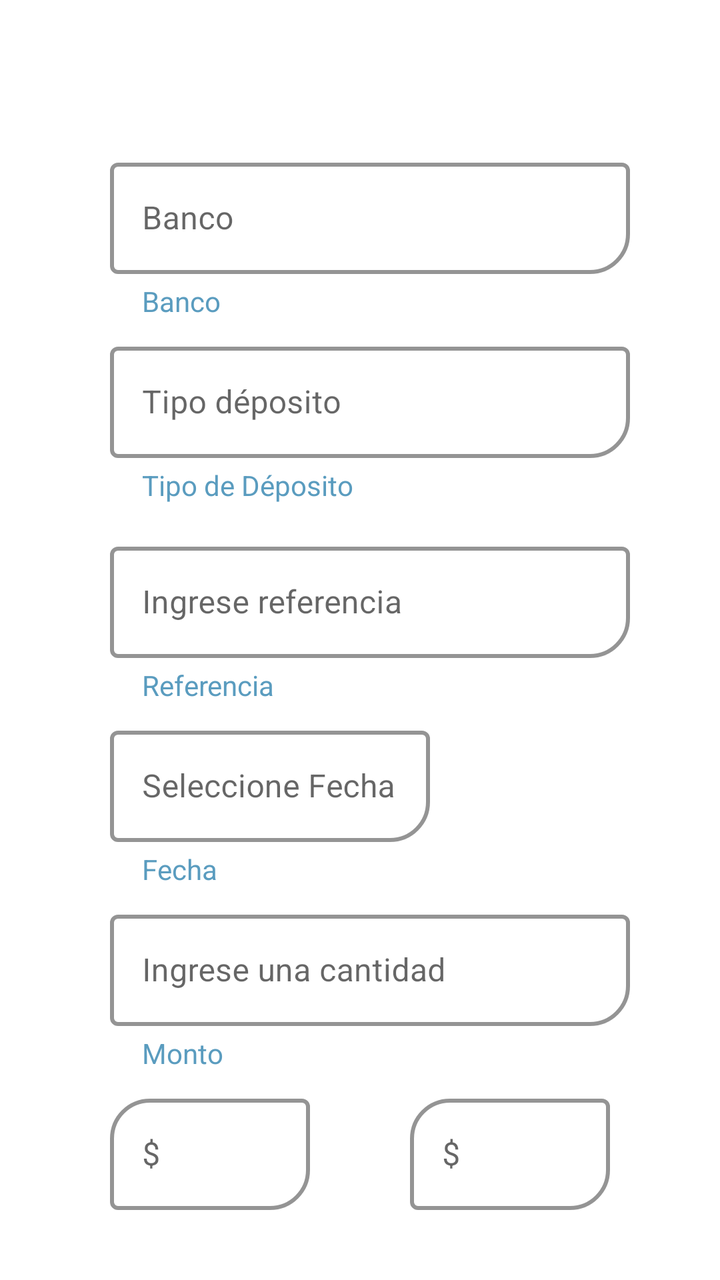
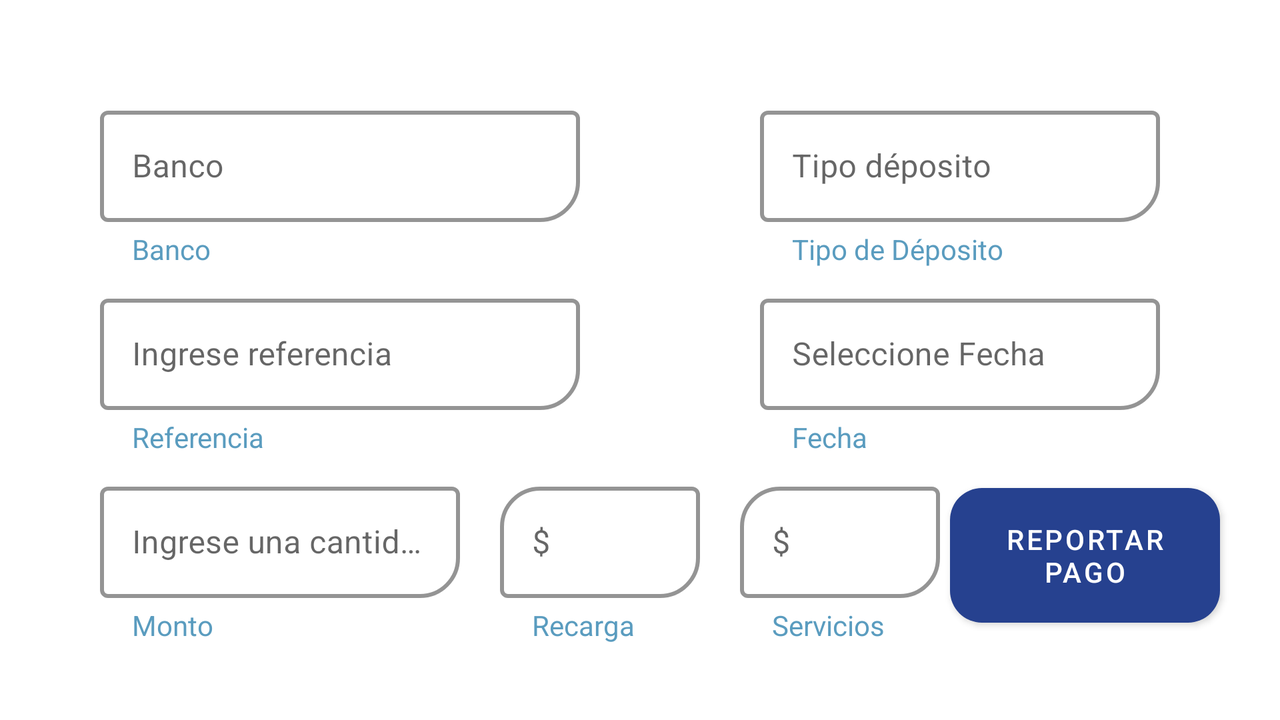

Two renders of one Android screen. The first uses the default layout on a phone; the second uses the alternative layout the repository ships for a different screen configuration, on a matching device. The two XML files are below.
<!-- AndroidManifest.xml: application theme Theme.AppXtreme -->
<!-- res/layout/fragment_reportar_pago.xml -->
<?xml version="1.0" encoding="utf-8"?>
<FrameLayout xmlns:android="http://schemas.android.com/apk/res/android"
    xmlns:app="http://schemas.android.com/apk/res-auto"
    xmlns:tools="http://schemas.android.com/tools"
    android:layout_width="match_parent"
    android:layout_height="match_parent"
    android:paddingTop="40dp"
    android:paddingBottom="10dp"
    tools:context=".main.reportarpago.ui.XTReportarPagoFragment">

    <LinearLayout
        android:layout_width="match_parent"
        android:layout_height="wrap_content"
        android:layout_marginLeft="45dp"
        android:layout_marginTop="20dp"
        android:layout_marginRight="45dp"
        android:layout_marginBottom="20dp"
        android:orientation="vertical">

        <com.google.android.material.textfield.TextInputLayout
            android:id="@+id/tiBanco"
            style="@style/Widget.MaterialComponents.TextInputLayout.OutlinedBox"
            android:layout_width="match_parent"
            android:layout_height="wrap_content"
            android:layout_marginStart="10dp"
            android:layout_marginLeft="16dp"
            android:layout_marginTop="16dp"
            android:layout_marginRight="16dp"
            android:hint="Banco"
            app:boxCornerRadiusBottomEnd="20dp"
            app:boxStrokeColor="@color/xtreme_3"
            app:boxStrokeWidth="2dp"
            app:helperText="Banco"
            app:helperTextEnabled="true"
            app:helperTextTextAppearance="@style/Widget.MaterialComponents.Button.TextButton"
            app:helperTextTextColor="@color/letters_2"
            app:hintTextColor="@color/design_default_color_on_primary">

            <EditText
                android:id="@+id/etBanco"
                android:layout_width="match_parent"
                android:layout_height="wrap_content"
                android:focusable="false"
                />
        </com.google.android.material.textfield.TextInputLayout>

        <com.google.android.material.textfield.TextInputLayout
            android:id="@+id/tiDeposito"
            style="@style/Widget.MaterialComponents.TextInputLayout.OutlinedBox"
            android:layout_width="match_parent"
            android:layout_height="wrap_content"
            android:layout_marginStart="10dp"
            android:layout_marginLeft="16dp"
            android:layout_marginTop="8dp"
            android:layout_marginRight="16dp"
            android:hint="Tipo déposito"
            app:boxCornerRadiusBottomEnd="20dp"
            app:boxStrokeColor="@color/xtreme_3"
            app:boxStrokeWidth="2dp"
            app:helperText="Tipo de Déposito"
            app:helperTextEnabled="true"
            app:helperTextTextAppearance="@style/Widget.MaterialComponents.Button.TextButton"
            app:helperTextTextColor="@color/letters_2"
            app:hintTextColor="@color/design_default_color_on_primary">

            <EditText
                android:id="@+id/etDeposito"
                android:layout_width="match_parent"
                android:layout_height="wrap_content"
                android:focusable="false"
                />
        </com.google.android.material.textfield.TextInputLayout>

        <com.google.android.material.textfield.TextInputLayout
            android:id="@+id/tiRef"
            style="@style/Widget.MaterialComponents.TextInputLayout.OutlinedBox"
            android:layout_width="match_parent"
            android:layout_height="wrap_content"
            android:layout_marginStart="10dp"
            android:layout_marginLeft="16dp"
            android:layout_marginTop="16dp"
            android:layout_marginRight="16dp"
            android:hint="Ingrese referencia"
            app:boxCornerRadiusBottomEnd="20dp"
            app:boxStrokeColor="@color/xtreme_3"
            app:boxStrokeWidth="2dp"
            app:helperText="Referencia"
            app:helperTextEnabled="true"
            app:helperTextTextAppearance="@style/Widget.MaterialComponents.Button.TextButton"
            app:helperTextTextColor="@color/letters_2"
            app:hintTextColor="@color/design_default_color_on_primary">

            <EditText
                android:id="@+id/etRef"
                android:layout_width="match_parent"
                android:layout_height="wrap_content" />

        </com.google.android.material.textfield.TextInputLayout>

        <com.google.android.material.textfield.TextInputLayout
            android:id="@+id/tiFecha"
            style="@style/Widget.MaterialComponents.TextInputLayout.OutlinedBox"
            android:layout_width="160dp"
            android:layout_height="wrap_content"
            android:layout_marginStart="10dp"
            android:layout_marginLeft="16dp"
            android:layout_marginTop="8dp"
            android:layout_marginRight="16dp"
            android:hint="Seleccione Fecha"
            app:boxCornerRadiusBottomEnd="20dp"
            app:boxStrokeColor="@color/xtreme_3"
            app:boxStrokeWidth="2dp"
            app:helperText="Fecha"
            app:helperTextEnabled="true"
            app:helperTextTextAppearance="@style/Widget.MaterialComponents.Button.TextButton"
            app:helperTextTextColor="@color/letters_2"
            app:hintTextColor="@color/design_default_color_on_primary">

            <EditText
                android:id="@+id/etFecha"
                android:layout_width="match_parent"
                android:layout_height="wrap_content"
                android:focusable="false" />
        </com.google.android.material.textfield.TextInputLayout>

        <com.google.android.material.textfield.TextInputLayout
            android:id="@+id/tiMonto"
            style="@style/Widget.MaterialComponents.TextInputLayout.OutlinedBox"
            android:layout_width="match_parent"
            android:layout_height="wrap_content"
            android:layout_marginStart="10dp"
            android:layout_marginLeft="16dp"
            android:layout_marginTop="8dp"
            android:layout_marginRight="16dp"
            android:hint="Ingrese una cantidad"
            app:boxCornerRadiusBottomEnd="20dp"
            app:boxStrokeColor="@color/xtreme_3"
            app:boxStrokeWidth="2dp"
            app:helperText="Monto"
            app:helperTextEnabled="true"
            app:helperTextTextAppearance="@style/Widget.MaterialComponents.Button.TextButton"
            app:helperTextTextColor="@color/letters_2"
            app:prefixText="$"
            app:hintTextColor="@color/design_default_color_on_primary">

            <EditText
                android:id="@+id/etMonto"
                android:layout_width="match_parent"
                android:layout_height="wrap_content"
                android:inputType="number" />
        </com.google.android.material.textfield.TextInputLayout>

        <LinearLayout
            android:layout_width="match_parent"
            android:layout_height="wrap_content"
            android:orientation="horizontal">

            <com.google.android.material.textfield.TextInputLayout
                android:id="@+id/tiRecarga"
                style="@style/Widget.MaterialComponents.TextInputLayout.OutlinedBox"
                android:layout_width="100dp"
                android:layout_height="wrap_content"
                android:layout_marginStart="10dp"
                android:layout_marginLeft="16dp"
                android:layout_marginTop="8dp"
                android:layout_marginRight="16dp"
                android:hint="$"
                app:boxCornerRadiusBottomEnd="20dp"
                app:boxCornerRadiusTopStart="20dp"
                app:boxStrokeColor="@color/xtreme_3"
                app:boxStrokeWidth="2dp"
                app:helperText="Recarga"
                app:helperTextEnabled="true"
                app:helperTextTextAppearance="@style/Widget.MaterialComponents.Button.TextButton"
                app:helperTextTextColor="@color/letters_2"
                app:hintTextColor="@color/design_default_color_on_primary"
                app:prefixText="$"
                >

                <EditText
                    android:id="@+id/etRecarga"
                    android:layout_width="match_parent"
                    android:layout_height="wrap_content"
                    android:inputType="number" />
            </com.google.android.material.textfield.TextInputLayout>

            <com.google.android.material.textfield.TextInputLayout
                android:id="@+id/tiServicios"
                style="@style/Widget.MaterialComponents.TextInputLayout.OutlinedBox"
                android:layout_width="100dp"
                android:layout_height="wrap_content"
                android:layout_marginStart="50dp"
                android:layout_marginLeft="16dp"
                android:layout_marginTop="8dp"
                android:layout_marginRight="16dp"
                android:hint="$"
                app:boxCornerRadiusBottomEnd="20dp"
                app:boxCornerRadiusTopStart="20dp"
                app:boxStrokeColor="@color/xtreme_3"
                app:boxStrokeWidth="2dp"
                app:helperText="Servicios"
                app:helperTextEnabled="true"
                app:helperTextTextAppearance="@style/Widget.MaterialComponents.Button.TextButton"
                app:helperTextTextColor="@color/letters_2"
                app:hintTextColor="@color/design_default_color_on_primary"
                app:prefixText="$"
                >

                <EditText
                    android:id="@+id/etServicios"
                    android:layout_width="match_parent"
                    android:layout_height="wrap_content"
                    android:inputType="number" />
            </com.google.android.material.textfield.TextInputLayout>

        </LinearLayout>

        <com.google.android.material.button.MaterialButton
            android:id="@+id/btnReportar"
            android:layout_width="300dp"
            android:layout_height="wrap_content"
            android:layout_gravity="center"
            android:layout_marginTop="20dp"
            android:layout_marginHorizontal="16dp"
            android:layout_marginVertical="16dp"
            android:gravity="center"
            android:paddingVertical="16dp"
            android:visibility="visible"
            android:text="@string/btn_pago"
            android:textColor="@android:color/white"
            app:cornerRadius="16dp"
            app:layout_constraintTop_toBottomOf="@id/etServicios"
            app:layout_constraintStart_toStartOf="parent"
            app:layout_constraintEnd_toEndOf="parent"
            app:layout_constraintBottom_toBottomOf="parent" />
    </LinearLayout>

</FrameLayout>
<!-- resources referenced by this layout -->
<resources>
  <color name="letters_2">#5a9cbf</color>
  <color name="xtreme_3">#26418f</color>
  <string name="btn_pago">Reportar Pago</string>
  <style name="Theme.AppXtreme" parent="Theme.MaterialComponents.DayNight.NoActionBar">
          
          <item name="colorPrimary">@color/xtreme_3</item>
          <item name="colorPrimaryVariant">@color/xtreme_2</item>
          <item name="colorOnPrimary">@color/white</item>
          <item name="colorControlHighlight">@color/xtreme_2_1</item>
          
          <item name="colorSecondary">@color/teal_200</item>
          <item name="colorSecondaryVariant">@color/teal_700</item>
          <item name="colorOnSecondary">@color/black</item>
          
          <item name="android:statusBarColor" tools:targetApi="l">?attr/colorPrimaryVariant</item>
          
          <item name="bottomNavigationStyle">@style/Widget.App.BottomNavigationView</item>
          <item name="android:datePickerDialogTheme">@style/AppTheme.DatePickerDialog</item>
  
      </style>
  <color name="xtreme_2">#8e99f3</color>
  <color name="white">#FFFFFFFF</color>
  <color name="xtreme_2_1">#5a9cbf</color>
  <color name="teal_200">#FF03DAC5</color>
  <color name="teal_700">#FF018786</color>
  <color name="black">#FF000000</color>
  <style name="Widget.App.BottomNavigationView" parent="Widget.MaterialComponents.BottomNavigationView.Colored">
          <item name="materialThemeOverlay">@style/ThemeOverlay.App.BottomNavigationView</item>
      </style>
  <style name="AppTheme.DatePickerDialog" parent="Theme.MaterialComponents.Light.Dialog">
          <item name="android:colorAccent">@color/xtreme_2</item>
          <item name="android:colorControlActivated">@color/xtreme_2_2</item>
          <item name="android:buttonBarPositiveButtonStyle">@style/AppTheme.Alert.Button.Positive</item>
          <item name="android:buttonBarNegativeButtonStyle">@style/AppTheme.Alert.Button.Negative</item>
          <item name="android:buttonBarNeutralButtonStyle">@style/AppTheme.Alert.Button.Neutral</item>
      </style>
  <style name="ThemeOverlay.App.BottomNavigationView" parent="">
          <item name="colorPrimary">@color/xtreme_2</item>
          <item name="colorOnPrimary">@color/xtreme_3</item>
      </style>
  <color name="xtreme_2_2">#8dcdf2</color>
  <style name="AppTheme.Alert.Button.Positive" parent="Widget.MaterialComponents.Button.TextButton">
          <item name="android:textColor">@color/xtreme_2</item>
      </style>
  <style name="AppTheme.Alert.Button.Negative" parent="Widget.MaterialComponents.Button.TextButton">
          <item name="android:textColor">@color/xtreme_2</item>
      </style>
  <style name="AppTheme.Alert.Button.Neutral" parent="Widget.MaterialComponents.Button.TextButton">
          <item name="android:textColor">@color/xtreme_2</item>
      </style>
</resources>
<!-- res/layout-sw320dp-land/fragment_reportar_pago.xml (the repository's variant of the layout above) -->
<!-- drawn on the phone turned sideways -->
<?xml version="1.0" encoding="utf-8"?>
<androidx.constraintlayout.widget.ConstraintLayout xmlns:android="http://schemas.android.com/apk/res/android"
    xmlns:app="http://schemas.android.com/apk/res-auto"
    xmlns:tools="http://schemas.android.com/tools"
    android:layout_width="match_parent"
    android:layout_height="match_parent"
    android:paddingTop="10dp"
    android:paddingBottom="20dp">

    <RelativeLayout
        android:layout_width="match_parent"
        android:layout_height="match_parent"
        android:layout_marginStart="10dp"
        android:layout_marginTop="10dp"
        android:layout_marginEnd="20dp"
        android:layout_marginBottom="15dp"
        android:orientation="horizontal"
        app:layout_constraintBottom_toBottomOf="parent"
        app:layout_constraintEnd_toEndOf="parent"
        app:layout_constraintStart_toStartOf="parent"
        app:layout_constraintTop_toTopOf="parent">
        
        <com.google.android.material.textfield.TextInputLayout
            android:id="@+id/tiBanco"
            style="@style/Widget.MaterialComponents.TextInputLayout.OutlinedBox"
            android:layout_width="240dp"
            android:layout_height="wrap_content"
            android:layout_alignParentStart="true"
            android:layout_alignParentTop="true"
            android:layout_marginStart="40dp"
            android:layout_marginTop="30dp"
            android:hint="Banco"
            app:boxCornerRadiusBottomEnd="20dp"
            app:boxStrokeColor="@color/xtreme_3"
            app:boxStrokeWidth="2dp"
            app:helperText="Banco"
            app:helperTextEnabled="true"
            app:helperTextTextAppearance="@style/Widget.MaterialComponents.Button.TextButton"
            app:helperTextTextColor="@color/letters_2"
            app:hintTextColor="@color/design_default_color_on_primary"
            app:layout_constraintStart_toStartOf="parent"
            app:layout_constraintTop_toTopOf="parent">

            <EditText
                android:id="@+id/etBanco"
                android:layout_width="match_parent"
                android:layout_height="match_parent"
                android:focusable="false" />
        </com.google.android.material.textfield.TextInputLayout>
        
        <com.google.android.material.textfield.TextInputLayout
            android:id="@+id/tiDeposito"
            style="@style/Widget.MaterialComponents.TextInputLayout.OutlinedBox"
            android:layout_width="240dp"
            android:layout_height="wrap_content"
            android:layout_alignParentTop="true"
            android:layout_alignParentEnd="true"
            android:layout_marginStart="90dp"
            android:layout_marginTop="30dp"
            android:layout_marginEnd="40dp"
            android:layout_toEndOf="@+id/tiBanco"
            android:hint="Tipo déposito"
            app:boxCornerRadiusBottomEnd="20dp"
            app:boxStrokeColor="@color/xtreme_3"
            app:boxStrokeWidth="2dp"
            app:helperText="Tipo de Déposito"
            app:helperTextEnabled="true"
            app:helperTextTextAppearance="@style/Widget.MaterialComponents.Button.TextButton"
            app:helperTextTextColor="@color/letters_2"
            app:hintTextColor="@color/design_default_color_on_primary"
            app:layout_constraintEnd_toEndOf="parent"
            app:layout_constraintTop_toTopOf="parent">

            <EditText
                android:id="@+id/etDeposito"
                android:layout_width="match_parent"
                android:layout_height="match_parent"
                android:focusable="false" />
        </com.google.android.material.textfield.TextInputLayout>
        
        <com.google.android.material.textfield.TextInputLayout
            android:id="@+id/tiRef"
            style="@style/Widget.MaterialComponents.TextInputLayout.OutlinedBox"
            android:layout_width="240dp"
            android:layout_height="wrap_content"
            android:layout_below="@+id/tiBanco"
            android:layout_alignParentStart="true"
            android:layout_marginStart="40dp"
            android:layout_marginTop="10dp"
            android:hint="Ingrese referencia"
            app:boxCornerRadiusBottomEnd="20dp"
            app:boxStrokeColor="@color/xtreme_3"
            app:boxStrokeWidth="2dp"
            app:helperText="Referencia"
            app:helperTextEnabled="true"
            app:helperTextTextAppearance="@style/Widget.MaterialComponents.Button.TextButton"
            app:helperTextTextColor="@color/letters_2"
            app:hintTextColor="@color/design_default_color_on_primary">

            <EditText
                android:id="@+id/etRef"
                android:layout_width="match_parent"
                android:layout_height="wrap_content" />
        </com.google.android.material.textfield.TextInputLayout>

        
        <com.google.android.material.textfield.TextInputLayout
            android:id="@+id/tiFecha"
            style="@style/Widget.MaterialComponents.TextInputLayout.OutlinedBox"
            android:layout_width="240dp"
            android:layout_height="wrap_content"
            android:layout_below="@+id/tiDeposito"
            android:layout_alignParentEnd="true"
            android:layout_marginStart="90dp"
            android:layout_marginTop="10dp"
            android:layout_marginEnd="40dp"
            android:layout_toEndOf="@+id/tiRef"
            android:hint="Seleccione Fecha"
            app:boxCornerRadiusBottomEnd="20dp"
            app:boxStrokeColor="@color/xtreme_3"
            app:boxStrokeWidth="2dp"
            app:helperText="Fecha"
            app:helperTextEnabled="true"
            app:helperTextTextAppearance="@style/Widget.MaterialComponents.Button.TextButton"
            app:helperTextTextColor="@color/letters_2"
            app:hintTextColor="@color/design_default_color_on_primary">

            <EditText
                android:id="@+id/etFecha"
                android:layout_width="match_parent"
                android:layout_height="wrap_content"
                android:focusable="false" />
        </com.google.android.material.textfield.TextInputLayout>

        
        <com.google.android.material.textfield.TextInputLayout
            android:id="@+id/tiMonto"
            style="@style/Widget.MaterialComponents.TextInputLayout.OutlinedBox"
            android:layout_width="180dp"
            android:layout_height="wrap_content"
            android:layout_below="@+id/tiRef"
            android:layout_alignParentStart="true"
            android:layout_marginStart="40dp"
            android:layout_marginTop="10dp"
            android:layout_marginBottom="0dp"
            android:hint="Ingrese una cantidad"
            app:boxCornerRadiusBottomEnd="20dp"
            app:boxStrokeColor="@color/xtreme_3"
            app:boxStrokeWidth="2dp"
            app:helperText="Monto"
            app:helperTextEnabled="true"
            app:helperTextTextAppearance="@style/Widget.MaterialComponents.Button.TextButton"
            app:helperTextTextColor="@color/letters_2"
            app:hintTextColor="@color/design_default_color_on_primary"
            app:prefixText="$">

            <EditText
                android:id="@+id/etMonto"
                android:layout_width="match_parent"
                android:layout_height="wrap_content"
                android:inputType="number" />
        </com.google.android.material.textfield.TextInputLayout>

        
        <com.google.android.material.textfield.TextInputLayout
            android:id="@+id/tiRecarga"
            style="@style/Widget.MaterialComponents.TextInputLayout.OutlinedBox"
            android:layout_width="100dp"
            android:layout_height="wrap_content"
            android:layout_below="@+id/tiRef"
            android:layout_marginStart="20dp"
            android:layout_marginTop="10dp"
            android:layout_toEndOf="@+id/tiMonto"
            android:hint="$"
            app:boxCornerRadiusBottomEnd="20dp"
            app:boxCornerRadiusTopStart="20dp"
            app:boxStrokeColor="@color/xtreme_3"
            app:boxStrokeWidth="2dp"
            app:helperText="Recarga"
            app:helperTextEnabled="true"
            app:helperTextTextAppearance="@style/Widget.MaterialComponents.Button.TextButton"
            app:helperTextTextColor="@color/letters_2"
            app:hintTextColor="@color/design_default_color_on_primary"
            app:prefixText="$">

            <EditText
                android:id="@+id/etRecarga"
                android:layout_width="match_parent"
                android:layout_height="wrap_content"
                android:inputType="number" />
        </com.google.android.material.textfield.TextInputLayout>

        
        <com.google.android.material.textfield.TextInputLayout
            android:id="@+id/tiServicios"
            style="@style/Widget.MaterialComponents.TextInputLayout.OutlinedBox"
            android:layout_width="100dp"
            android:layout_height="wrap_content"
            android:layout_below="@+id/tiFecha"
            android:layout_marginStart="20dp"
            android:layout_marginTop="10dp"
            android:layout_toEndOf="@+id/tiRecarga"
            android:hint="$"
            app:boxCornerRadiusBottomEnd="20dp"
            app:boxCornerRadiusTopStart="20dp"
            app:boxStrokeColor="@color/xtreme_3"
            app:boxStrokeWidth="2dp"
            app:helperText="Servicios"
            app:helperTextEnabled="true"
            app:helperTextTextAppearance="@style/Widget.MaterialComponents.Button.TextButton"
            app:helperTextTextColor="@color/letters_2"
            app:hintTextColor="@color/design_default_color_on_primary"
            app:prefixText="$">

            <EditText
                android:id="@+id/etServicios"
                android:layout_width="match_parent"
                android:layout_height="wrap_content"
                android:inputType="number" />
        </com.google.android.material.textfield.TextInputLayout>

        
        <com.google.android.material.button.MaterialButton
            android:id="@+id/btnReportar"
            android:layout_width="wrap_content"
            android:layout_height="wrap_content"
            android:layout_below="@+id/tiFecha"
            android:layout_alignParentEnd="true"
            android:layout_gravity="center"
            android:layout_marginStart="5dp"
            android:layout_marginTop="10dp"
            android:layout_marginEnd="10dp"
            android:layout_toEndOf="@+id/tiServicios"
            android:gravity="center"
            android:paddingVertical="16dp"
            android:text="@string/btn_pago"
            android:textColor="@android:color/white"
            android:visibility="visible"
            app:cornerRadius="16dp"
            app:layout_constraintEnd_toEndOf="parent" />
    </RelativeLayout>
</androidx.constraintlayout.widget.ConstraintLayout>
